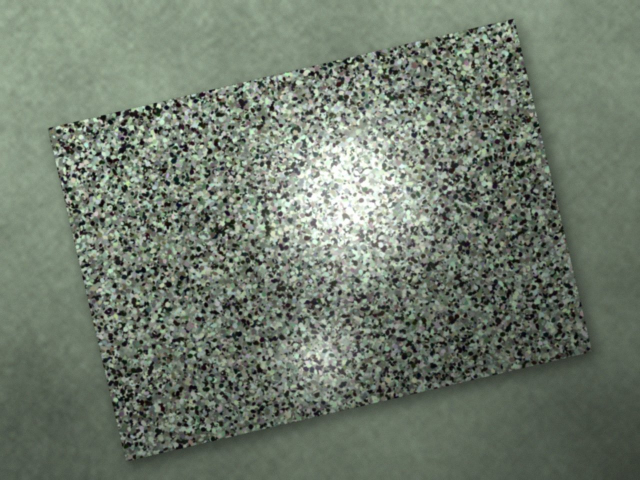
#> input picture Intern_Assignment_Dataset/queries/img_001__B05B_lighting_lookalike.jpg, 1280 x 960 px (shown at 1/2 size)
$ python match.py --image-a Intern_Assignment_Dataset/queries/img_001__B05B_lighting_lookalike.jpg --image-b Intern_Assignment_Dataset/queries/img_019__B01B_lighting_lookalike.jpg
#> lines starting #> are read from the running program, lines starting #| are printed output that depends on the picture
### pipeline/preprocessing.py
"""
Step 1: Image Preprocessing

Load, resize, convert to grayscale, and optionally enhance with CLAHE.
"""

import cv2
import numpy as np


def load_image(path: str) -> np.ndarray | None:
    """
    Read image from disk with OpenCV.

    Returns:
        BGR image array, or None if file is missing / unreadable.
    """
    img = cv2.imread(path)
#> img is the input picture: shape (960, 1280, 3); mean B, G, R 108.7, 122.5, 112
    if img is None:
        print(f"[WARNING] Could not load image: {path}")
    return img


def resize_image(image: np.ndarray, max_side: int = 1024) -> np.ndarray:
    """
    Resize so the longest side equals *max_side*.
    If already smaller, return unchanged.
    Uses INTER_AREA for downscaling (best quality for shrinking).
    """
#> called with max_side = 1024
    h, w = image.shape[:2]
    longest = max(h, w)
    if longest <= max_side:
        return image

    scale = max_side / longest
    new_w = int(w * scale)
    new_h = int(h * scale)
    return cv2.resize(image, (new_w, new_h), interpolation=cv2.INTER_AREA)
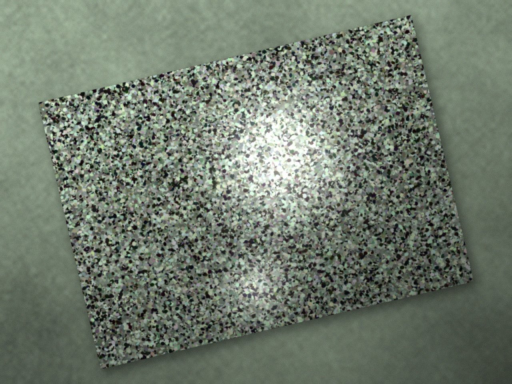
#> returned value: shape (768, 1024, 3) (shown at 1/2 size); mean of channels 0, 1, 2 108.7, 122.5, 112; drawn as B, G, R


def to_grayscale(image: np.ndarray) -> np.ndarray:
    """
    Convert BGR → grayscale.  If already single-channel, return as-is.
    """
    if len(image.shape) == 2:
        return image
    return cv2.cvtColor(image, cv2.COLOR_BGR2GRAY)
#> returned value: shape (768, 1024)


def apply_clahe(
    gray: np.ndarray,
    clip_limit: float = 2.0,
    tile_size: int = 8,
) -> np.ndarray:
    """
    Contrast Limited Adaptive Histogram Equalisation.

    Improves local contrast, which helps SIFT find more keypoints
    in low-contrast stone regions (validated by benchmark: CLAHE ON
    produces better separation than raw grayscale).
    """
#> called with clip_limit = 2, tile_size = 8
    clahe = cv2.createCLAHE(
        clipLimit=clip_limit,
        tileGridSize=(tile_size, tile_size),
    )
    return clahe.apply(gray)
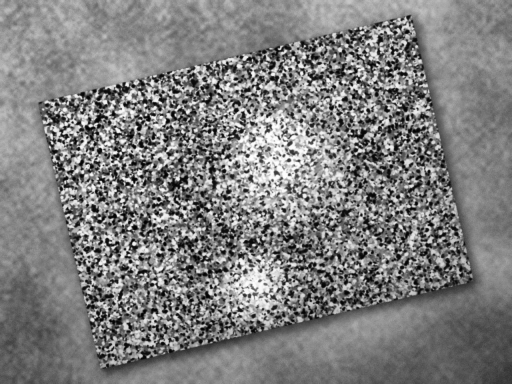
#> returned value: shape (768, 1024) (shown at 1/2 size); min 0, max 255, mean 126.7


def preprocess(
    path: str,
    max_side: int = 1024,
    use_clahe: bool = True,
) -> tuple[np.ndarray | None, np.ndarray | None]:
    """
    Full preprocessing pipeline.

    Returns:
        (color_resized, gray_processed) — colour kept for visualisation,
        grayscale used for feature extraction.
        Returns (None, None) on load failure.
    """
    color = load_image(path)
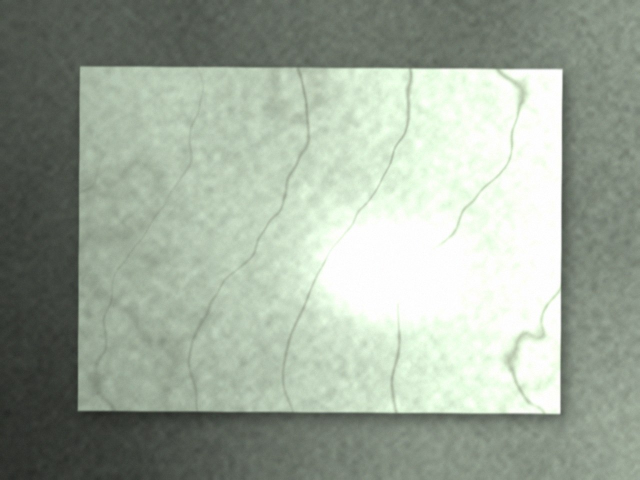
#> input picture Intern_Assignment_Dataset/queries/img_019__B01B_lighting_lookalike.jpg, 1280 x 960 px (shown at 1/2 size)
#> in load_image, img is the input picture: shape (960, 1280, 3); mean B, G, R 154.8, 168.4, 157.9
    if color is None:
        return None, None

    color = resize_image(color, max_side)
#> call 2 of resize_image, with max_side = 1024
#> in resize_image (call 2), `return cv2.resize(image, (new_w, new_h), interpolation=cv2.INTER_AREA)`:
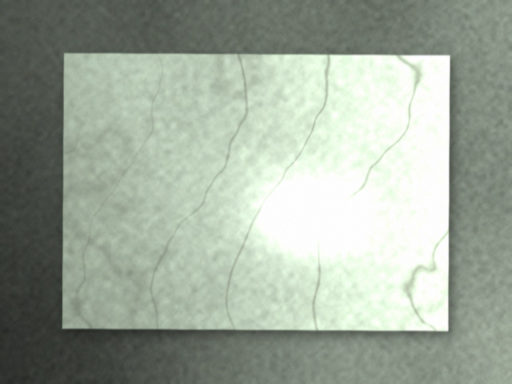
#> returned value: shape (768, 1024, 3) (shown at 1/2 size); mean of channels 0, 1, 2 154.8, 168.4, 157.9; drawn as B, G, R
    gray = to_grayscale(color)

    if use_clahe:
        gray = apply_clahe(gray)
#> call 2 of apply_clahe, with clip_limit = 2, tile_size = 8
#> in apply_clahe (call 2), `return clahe.apply(gray)`:
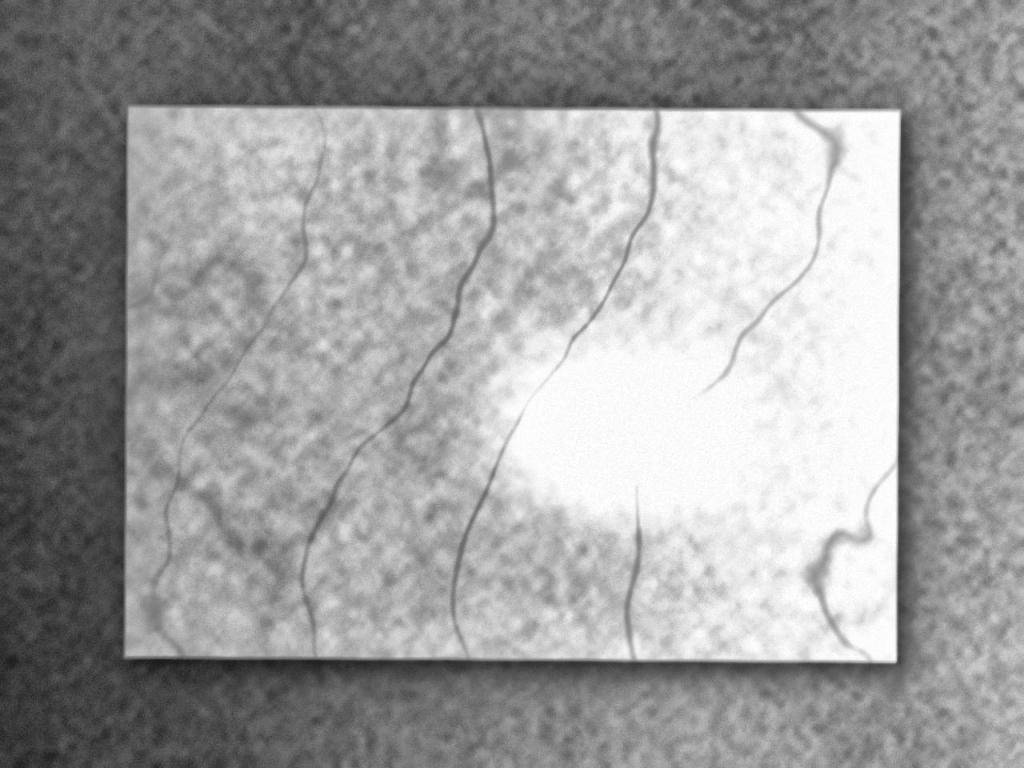
#> returned value: shape (768, 1024); min 27, max 255, mean 158.2

    return color, gray

### pipeline/features.py
"""
Step 2: Feature Extraction — SIFT with optional RootSIFT enhancement.

RootSIFT (Arandjelović & Zisserman, 2012) L1-normalises each SIFT
descriptor then takes the element-wise square root.  This makes
standard L2 matching behave like Hellinger (Bhattacharyya) distance,
which is more discriminative for histogram-style descriptors — a free
accuracy gain at negligible cost.
"""

import cv2
import numpy as np


def create_sift_detector(
    n_features: int = 0,
    contrast_threshold: float = 0.04,
    edge_threshold: int = 10,
    sigma: float = 1.6,
) -> cv2.SIFT:
    """
    Create SIFT detector with given parameters.

    Defaults are OpenCV's standard values:
      - n_features=0 → unlimited keypoints
      - contrastThreshold=0.04 → discard low-contrast
      - edgeThreshold=10 → discard edge-like responses
      - sigma=1.6 → Gaussian blur of input
    """
    return cv2.SIFT_create(
        nfeatures=n_features,
        contrastThreshold=contrast_threshold,
        edgeThreshold=edge_threshold,
        sigma=sigma,
    )


# [6 lines left out: function create_orb_detector, not called in this run]


def extract_features(
    image_gray: np.ndarray,
    detector: cv2.Feature2D,
) -> tuple[list[cv2.KeyPoint], np.ndarray | None]:
    """
    Detect keypoints and compute descriptors.

    Returns:
        (keypoints, descriptors).  descriptors is None when no
        keypoints are found.
    """
    keypoints, descriptors = detector.detectAndCompute(image_gray, None)
    if keypoints is None or len(keypoints) == 0:
        return [], None
    return keypoints, descriptors


def apply_rootsift(descriptors: np.ndarray) -> np.ndarray:
    """
    RootSIFT transform: L1-normalise, then sqrt.

    After this transform, L2 distance between two RootSIFT vectors
    equals the Hellinger distance between the original SIFT histograms.
    """
    # L1 normalise each row (add eps to avoid division by zero)
    eps = 1e-7
    descriptors = descriptors / (np.sum(descriptors, axis=1, keepdims=True) + eps)
    # Element-wise square root
    descriptors = np.sqrt(descriptors)
    return descriptors.astype(np.float32)


def get_features(
    image_gray: np.ndarray,
    use_rootsift: bool = True,
    detector_type: str = "sift",
) -> tuple[list[cv2.KeyPoint], np.ndarray | None, int]:
    """
    High-level feature extraction.

    Args:
        image_gray:   preprocessed grayscale image
        use_rootsift: apply RootSIFT on SIFT descriptors (ignored for ORB)
        detector_type: "sift" or "orb"

    Returns:
        (keypoints, descriptors, keypoint_count)
    """
    if detector_type == "orb":
        detector = create_orb_detector()
    else:
        detector = create_sift_detector()
#> (the rest of the program and of its run is left out)
